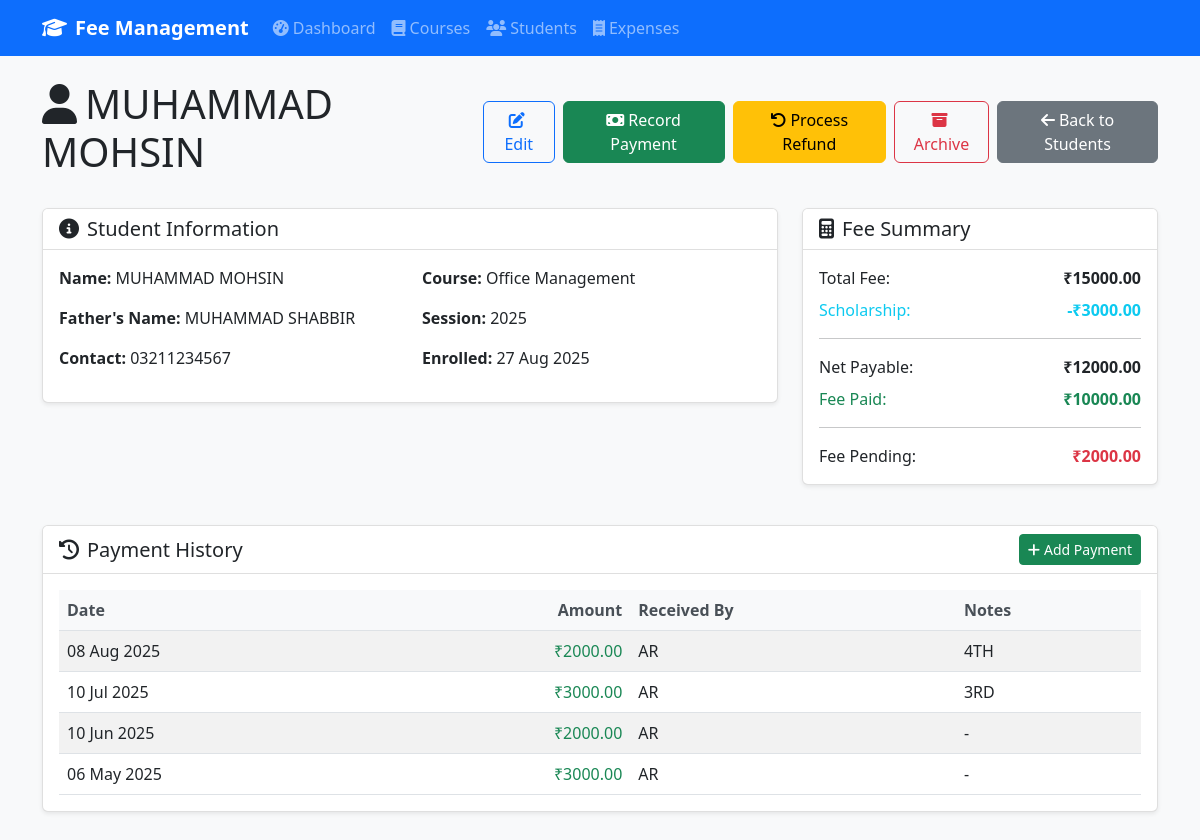
Screenshot of /students/detail/4 with the database file from the repository.
### models.py (models this page shows, shortened)
class Student(db.Model):
    id = db.Column(db.Integer, primary_key=True)
    name = db.Column(db.String(100), nullable=False)
    father_name = db.Column(db.String(100), nullable=False)
    contact = db.Column(db.String(20), nullable=False)
    course_id = db.Column(db.Integer, db.ForeignKey('course.id'), nullable=False)
    scholarship = db.Column(db.Float, default=0.0)
    is_archived = db.Column(db.Boolean, default=False)
    archived_at = db.Column(db.DateTime)
    created_at = db.Column(db.DateTime, default=datetime.utcnow)
    payments = db.relationship('Payment', backref='student', lazy=True, cascade='all, delete-orphan')
    refunds = db.relationship('Refund', backref='student', lazy=True, cascade='all, delete-orphan')
    @property
    def total_fee(self):
        return self.course.total_fee if self.course else 0.0
    @property
    def net_payable_fee(self):
        return max(0, self.total_fee - self.scholarship)
    @property
    def fee_paid(self):
        total_paid = db.session.query(func.sum(Payment.amount)).filter(
            Payment.student_id == self.id
        ).scalar() or 0.0
        total_refunded = db.session.query(func.sum(Refund.amount)).filter(
            Refund.student_id == self.id
        ).scalar() or 0.0
        return max(0, total_paid - total_refunded)
    @property
    def fee_pending(self):
        return max(0, self.net_payable_fee - self.fee_paid)

class Course(db.Model):
    id = db.Column(db.Integer, primary_key=True)
    name = db.Column(db.String(100), nullable=False)
    session = db.Column(db.String(50), nullable=False)
    total_fee = db.Column(db.Float, nullable=False)
    created_at = db.Column(db.DateTime, default=datetime.utcnow)
    students = db.relationship('Student', backref='course', lazy=True)

class Payment(db.Model):
    id = db.Column(db.Integer, primary_key=True)
    student_id = db.Column(db.Integer, db.ForeignKey('student.id'), nullable=False)
    amount = db.Column(db.Float, nullable=False)
    payment_date = db.Column(db.Date, nullable=False, default=datetime.utcnow().date())
    received_by = db.Column(db.String(100), nullable=False)
    notes = db.Column(db.Text)
    created_at = db.Column(db.DateTime, default=datetime.utcnow)

### blueprints/students.py (the view)
@students_bp.route('/detail/<int:id>')
def detail(id):
    student = Student.query.get_or_404(id)
    payments = Payment.query.filter_by(student_id=id).order_by(Payment.payment_date.desc()).all()
    refunds = Refund.query.filter_by(student_id=id).order_by(Refund.refund_date.desc()).all()
    return render_template('students/detail.html', student=student, payments=payments, refunds=refunds)

### templates/students/detail.html (shortened to what this page needs)
{% extends "base.html" %}
{% block content %}
<div class="d-flex justify-content-between align-items-center mb-4">
    <h1>
        <i class="fas fa-user me-2"></i>{{ student.name }}
    </h1>
    <div class="d-flex gap-2">
        {% if not student.is_archived %}
            <a href="{{ url_for('students.edit', id=student.id) }}" class="btn btn-outline-primary">
                <i class="fas fa-edit me-1"></i>Edit
            </a>
            {% if student.fee_pending > 0 %}
                <a href="{{ url_for('students.add_payment', id=student.id) }}" class="btn btn-success">
                    <i class="fas fa-money-bill me-1"></i>Record Payment
                </a>
            {% endif %}
            {% if student.fee_paid > 0 %}
                <a href="{{ url_for('students.add_refund', id=student.id) }}" class="btn btn-warning">
                    <i class="fas fa-undo me-1"></i>Process Refund
                </a>
            {% endif %}
            <form method="POST" action="{{ url_for('students.archive', id=student.id) }}" class="d-inline" onsubmit="return confirm('Are you sure you want to archive this student?')">
                <button type="submit" class="btn btn-outline-danger">
                    <i class="fas fa-archive me-1"></i>Archive
                </button>
            </form>
        {% else %}
            <form method="POST" action="{{ url_for('students.restore', id=student.id) }}" class="d-inline">
                <button type="submit" class="btn btn-success">
                    <i class="fas fa-undo me-1"></i>Restore Student
                </button>
            </form>
        {% endif %}
        <a href="{{ url_for('students.list') }}" class="btn btn-secondary">
            <i class="fas fa-arrow-left me-1"></i>Back to Students
        </a>
    </div>
</div>
<div class="row mb-4">
    <div class="col-md-8">
        <div class="card">
            <div class="card-header">
                <h5 class="mb-0">
                    <i class="fas fa-info-circle me-2"></i>Student Information
                </h5>
            </div>
            <div class="card-body">
                <div class="row">
                    <div class="col-md-6">
                        <p><strong>Name:</strong> {{ student.name }}</p>
                        <p><strong>Father's Name:</strong> {{ student.father_name }}</p>
                        <p><strong>Contact:</strong> {{ student.contact }}</p>
                    </div>
                    <div class="col-md-6">
                        <p><strong>Course:</strong> {{ student.course.name }}</p>
                        <p><strong>Session:</strong> {{ student.course.session }}</p>
                        <p><strong>Enrolled:</strong> {{ student.created_at.strftime('%d %b %Y') }}</p>
                    </div>
                </div>
            </div>
        </div>
    </div>
    <div class="col-md-4">
        <div class="card">
            <div class="card-header">
                <h5 class="mb-0">
                    <i class="fas fa-calculator me-2"></i>Fee Summary
                </h5>
            </div>
            <div class="card-body">
                <div class="d-flex justify-content-between mb-2">
                    <span>Total Fee:</span>
                    <strong>₹{{ "%.2f"|format(student.total_fee) }}</strong>
                </div>
                {% if student.scholarship > 0 %}
                <div class="d-flex justify-content-between mb-2 text-info">
                    <span>Scholarship:</span>
                    <strong>-₹{{ "%.2f"|format(student.scholarship) }}</strong>
                </div>
                {% endif %}
                <hr>
                <div class="d-flex justify-content-between mb-2">
                    <span>Net Payable:</span>
                    <strong>₹{{ "%.2f"|format(student.net_payable_fee) }}</strong>
                </div>
                <div class="d-flex justify-content-between mb-2 text-success">
                    <span>Fee Paid:</span>
                    <strong>₹{{ "%.2f"|format(student.fee_paid) }}</strong>
                </div>
                <hr>
                <div class="d-flex justify-content-between">
                    <span>Fee Pending:</span>
                    <strong class="text-{{ 'success' if student.fee_pending == 0 else 'danger' }}">
                        ₹{{ "%.2f"|format(student.fee_pending) }}
                    </strong>
                </div>
            </div>
        </div>
    </div>
</div>
<div class="row mb-4">
    <div class="col-12">
        <div class="card">
            <div class="card-header d-flex justify-content-between align-items-center">
                <h5 class="mb-0">
                    <i class="fas fa-history me-2"></i>Payment History
                </h5>
                {% if not student.is_archived and student.fee_pending > 0 %}
                    <a href="{{ url_for('students.add_payment', id=student.id) }}" class="btn btn-sm btn-success">
                        <i class="fas fa-plus me-1"></i>Add Payment
                    </a>
                {% endif %}
            </div>
            <div class="card-body">
                {% if payments %}
                    <div class="table-responsive">
                        <table class="table table-striped">
                            <thead>
                                <tr>
                                    <th>Date</th>
                                    <th class="text-end">Amount</th>
                                    <th>Received By</th>
                                    <th>Notes</th>
                                </tr>
                            </thead>
                            <tbody>
                                {% for payment in payments %}
                                <tr>
                                    <td>{{ payment.payment_date.strftime('%d %b %Y') }}</td>
                                    <td class="text-end text-success">₹{{ "%.2f"|format(payment.amount) }}</td>
                                    <td>{{ payment.received_by }}</td>
                                    <td>{{ payment.notes or '-' }}</td>
                                </tr>
                                {% endfor %}
                            </tbody>
                        </table>
                    </div>
                {% else %}
                    <div class="text-center py-3">
                        <i class="fas fa-money-bill fa-2x text-muted mb-2"></i>
                        <p class="text-muted mb-0">No payments recorded yet.</p>
                    </div>
                {% endif %}
            </div>
        </div>
    </div>
</div>
{% endblock %}

### static/css/custom.css (style rules this page uses)
body { background-color: #f8f9fa; font-family: 'Segoe UI', Tahoma, Geneva, Verdana, sans-serif; }
.card { box-shadow: 0 0.125rem 0.25rem rgba(0, 0, 0, 0.075); border: 1px solid rgba(0, 0, 0, 0.125); margin-bottom: 1rem; }
.card-header { background-color: #fff; border-bottom: 1px solid rgba(0, 0, 0, 0.125); font-weight: 600; }
.table { margin-bottom: 0; }
.table th { border-top: none; font-weight: 600; color: #495057; background-color: #f8f9fa; }
.btn { font-weight: 500; }
.btn-sm { font-size: 0.875rem; }
.text-success { color: #198754 !important; }
.text-danger { color: #dc3545 !important; }

### rows the page displays
Student: name "MUHAMMAD MOHSIN", father_name "MUHAMMAD SHABBIR", contact "03211234567", created_at "27 Aug 2025", scholarship "3000.00"
Course: course.name "Office Management", course.session "2025", total_fee "15000.00", net_payable_fee "12000.00", fee_pending "2000.00"
Payment: payment_date "08 Aug 2025", amount "2000.00", received_by "AR", notes "4TH"
Payment: payment_date "10 Jul 2025", amount "3000.00", received_by "AR", notes "3RD"
Payment: payment_date "10 Jun 2025", amount "2000.00", received_by "AR", notes "-"
Payment: payment_date "06 May 2025", amount "3000.00", received_by "AR", notes "-"

### other values shown
{{ "%.2f"|format(student.fee_paid) }} "10000.00"
